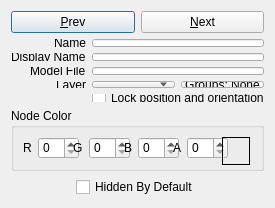
<?xml version="1.0" encoding="UTF-8"?>
<ui version="4.0">
 <class>fso::fred::dialogs::JumpNodeEditorDialog</class>
 <widget class="QDialog" name="fso::fred::dialogs::JumpNodeEditorDialog">
  <property name="enabled">
   <bool>true</bool>
  </property>
  <property name="geometry">
   <rect>
    <x>0</x>
    <y>0</y>
    <width>275</width>
    <height>208</height>
   </rect>
  </property>
  <property name="minimumSize">
   <size>
    <width>275</width>
    <height>208</height>
   </size>
  </property>
  <property name="windowTitle">
   <string>Jump Node Editor</string>
  </property>
  <layout class="QVBoxLayout" name="verticalLayout_2">
   <item>
    <layout class="QVBoxLayout" name="verticalLayout">
     <item>
      <layout class="QHBoxLayout" name="navigationLayout">
       <item>
        <widget class="QPushButton" name="prevNodeButton">
         <property name="text">
          <string>&amp;Prev</string>
         </property>
        </widget>
       </item>
       <item>
        <widget class="QPushButton" name="nextNodeButton">
         <property name="text">
          <string>&amp;Next</string>
         </property>
        </widget>
       </item>
      </layout>
     </item>
     <item>
      <layout class="QFormLayout" name="formLayout_3">
       <property name="labelAlignment">
        <set>Qt::AlignRight|Qt::AlignTrailing|Qt::AlignVCenter</set>
       </property>
       <item row="0" column="0">
        <widget class="QLabel" name="nameLabel">
         <property name="text">
          <string>Name</string>
         </property>
        </widget>
       </item>
       <item row="0" column="1">
        <widget class="QLineEdit" name="nameLineEdit"/>
       </item>
       <item row="1" column="0">
        <widget class="QLabel" name="displayNameLabel">
         <property name="text">
          <string>Display Name</string>
         </property>
        </widget>
       </item>
       <item row="1" column="1">
        <widget class="QLineEdit" name="displayNameLineEdit"/>
       </item>
       <item row="2" column="0">
        <widget class="QLabel" name="modelFileLabel">
         <property name="text">
          <string>Model File</string>
         </property>
        </widget>
       </item>
       <item row="2" column="1">
        <widget class="QLineEdit" name="modelFileLineEdit"/>
       </item>
       <item row="3" column="0">
        <widget class="QLabel" name="layerLabel">
         <property name="text">
          <string>Layer</string>
         </property>
        </widget>
       </item>
       <item row="3" column="1">
        <layout class="QHBoxLayout" name="layerGroupsLayout" stretch="1,0">
         <item>
          <widget class="QComboBox" name="layerCombo"/>
         </item>
         <item>
          <widget class="QPushButton" name="groupsButton">
           <property name="toolTip">
            <string>The selection groups this is in (Select menu, Ctrl+1 to Ctrl+9 to select a group). Click to change them.</string>
           </property>
           <property name="text">
            <string>Groups: None</string>
           </property>
          </widget>
         </item>
        </layout>
       </item>
       <item row="4" column="1">
        <widget class="QCheckBox" name="transformLockCheck">
         <property name="toolTip">
          <string>Locked jump nodes stay where they are: dragging, the transform toolbar, and the Orient editor leave them alone. Editor only: the lock has no effect in the game, where the object moves as it normally would.</string>
         </property>
         <property name="text">
          <string>Lock position and orientation</string>
         </property>
        </widget>
       </item>
      </layout>
     </item>
     <item>
      <widget class="QGroupBox" name="groupBox">
       <property name="title">
        <string>Node Color</string>
       </property>
       <layout class="QHBoxLayout" name="horizontalLayout">
        <item>
         <widget class="QLabel" name="redLabel">
          <property name="text">
           <string>R</string>
          </property>
         </widget>
        </item>
        <item>
         <widget class="QSpinBox" name="redSpinBox">
          <property name="minimumSize">
           <size>
            <width>41</width>
            <height>0</height>
           </size>
          </property>
          <property name="maximum">
           <number>255</number>
          </property>
          <property name="value">
           <number>0</number>
          </property>
         </widget>
        </item>
        <item>
         <widget class="QLabel" name="greenLabel">
          <property name="text">
           <string>G</string>
          </property>
         </widget>
        </item>
        <item>
         <widget class="QSpinBox" name="greenSpinBox">
          <property name="minimumSize">
           <size>
            <width>41</width>
            <height>0</height>
           </size>
          </property>
          <property name="maximum">
           <number>255</number>
          </property>
          <property name="value">
           <number>0</number>
          </property>
         </widget>
        </item>
        <item>
         <widget class="QLabel" name="blueLabel">
          <property name="text">
           <string>B</string>
          </property>
         </widget>
        </item>
        <item>
         <widget class="QSpinBox" name="blueSpinBox">
          <property name="minimumSize">
           <size>
            <width>41</width>
            <height>0</height>
           </size>
          </property>
          <property name="maximum">
           <number>255</number>
          </property>
          <property name="value">
           <number>0</number>
          </property>
         </widget>
        </item>
        <item>
         <widget class="QLabel" name="alphaLabel">
          <property name="text">
           <string>A</string>
          </property>
         </widget>
        </item>
        <item>
         <widget class="QSpinBox" name="alphaSpinBox">
          <property name="minimumSize">
           <size>
            <width>41</width>
            <height>0</height>
           </size>
          </property>
          <property name="maximum">
           <number>255</number>
          </property>
          <property name="value">
           <number>0</number>
          </property>
         </widget>
        </item>
        <item>
         <widget class="QLabel" name="colorSwatch">
          <property name="minimumSize">
           <size>
            <width>28</width>
            <height>28</height>
           </size>
          </property>
          <property name="frameShape">
           <enum>QFrame::Box</enum>
          </property>
          <property name="text">
           <string/>
          </property>
         </widget>
        </item>
       </layout>
      </widget>
     </item>
     <item>
      <layout class="QHBoxLayout" name="horizontalLayout_2">
       <item>
        <spacer name="horizontalSpacer_2">
         <property name="orientation">
          <enum>Qt::Horizontal</enum>
         </property>
         <property name="sizeHint" stdset="0">
          <size>
           <width>40</width>
           <height>20</height>
          </size>
         </property>
        </spacer>
       </item>
       <item>
        <widget class="QCheckBox" name="hiddenByDefaultCheckBox">
         <property name="text">
          <string>Hidden By Default</string>
         </property>
        </widget>
       </item>
       <item>
        <spacer name="horizontalSpacer">
         <property name="orientation">
          <enum>Qt::Horizontal</enum>
         </property>
         <property name="sizeHint" stdset="0">
          <size>
           <width>40</width>
           <height>20</height>
          </size>
         </property>
        </spacer>
       </item>
      </layout>
     </item>
    </layout>
   </item>
  </layout>
 </widget>
 <resources/>
 <connections/>
</ui>
